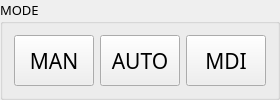
       <widget class="QGroupBox" name="mode_gbox">
        <property name="font">
         <font>
          <family>3270 Semi-Condensed</family>
          <pointsize>10</pointsize>
          <fontweight>DemiBold</fontweight>
         </font>
        </property>
        <property name="title">
         <string>MODE</string>
        </property>
        <layout class="QHBoxLayout" name="horizontalLayout_8">
         <item>
          <widget class="ActionButton" name="mode_man_button">
           <property name="sizePolicy">
            <sizepolicy hsizetype="Minimum" vsizetype="Minimum">
             <horstretch>0</horstretch>
             <verstretch>0</verstretch>
            </sizepolicy>
           </property>
           <property name="minimumSize">
            <size>
             <width>68</width>
             <height>48</height>
            </size>
           </property>
           <property name="maximumSize">
            <size>
             <width>80</width>
             <height>60</height>
            </size>
           </property>
           <property name="font">
            <font>
             <family>3270 Semi-Condensed</family>
             <pointsize>16</pointsize>
             <fontweight>DemiBold</fontweight>
            </font>
           </property>
           <property name="text">
            <string>MAN</string>
           </property>
           <property name="checkable">
            <bool>true</bool>
           </property>
           <property name="autoExclusive">
            <bool>true</bool>
           </property>
           <property name="styleClass" stdset="0">
            <string>option</string>
           </property>
           <property name="actionName" stdset="0">
            <string>machine.mode.manual</string>
           </property>
           <attribute name="buttonGroup">
            <string notr="true">modeGroup</string>
           </attribute>
          </widget>
         </item>
         <item>
          <widget class="ActionButton" name="mod_auto_button">
           <property name="sizePolicy">
            <sizepolicy hsizetype="Minimum" vsizetype="Minimum">
             <horstretch>0</horstretch>
             <verstretch>0</verstretch>
            </sizepolicy>
           </property>
           <property name="minimumSize">
            <size>
             <width>68</width>
             <height>48</height>
            </size>
           </property>
           <property name="maximumSize">
            <size>
             <width>80</width>
             <height>60</height>
            </size>
           </property>
           <property name="font">
            <font>
             <family>3270 Semi-Condensed</family>
             <pointsize>16</pointsize>
             <fontweight>DemiBold</fontweight>
            </font>
           </property>
           <property name="text">
            <string>AUTO</string>
           </property>
           <property name="checkable">
            <bool>true</bool>
           </property>
           <property name="autoExclusive">
            <bool>true</bool>
           </property>
           <property name="styleClass" stdset="0">
            <string>option</string>
           </property>
           <property name="actionName" stdset="0">
            <string>machine.mode.auto</string>
           </property>
           <attribute name="buttonGroup">
            <string notr="true">modeGroup</string>
           </attribute>
          </widget>
         </item>
         <item>
          <widget class="ActionButton" name="mode_mdi_button">
           <property name="sizePolicy">
            <sizepolicy hsizetype="Minimum" vsizetype="Minimum">
             <horstretch>0</horstretch>
             <verstretch>0</verstretch>
            </sizepolicy>
           </property>
           <property name="minimumSize">
            <size>
             <width>68</width>
             <height>48</height>
            </size>
           </property>
           <property name="maximumSize">
            <size>
             <width>80</width>
             <height>60</height>
            </size>
           </property>
           <property name="font">
            <font>
             <family>3270 Semi-Condensed</family>
             <pointsize>16</pointsize>
             <fontweight>DemiBold</fontweight>
            </font>
           </property>
           <property name="text">
            <string>MDI</string>
           </property>
           <property name="checkable">
            <bool>true</bool>
           </property>
           <property name="autoExclusive">
            <bool>true</bool>
           </property>
           <property name="styleClass" stdset="0">
            <string>option</string>
           </property>
           <property name="actionName" stdset="0">
            <string>machine.mode.mdi</string>
           </property>
           <attribute name="buttonGroup">
            <string notr="true">modeGroup</string>
           </attribute>
          </widget>
         </item>
        </layout>
       </widget>
